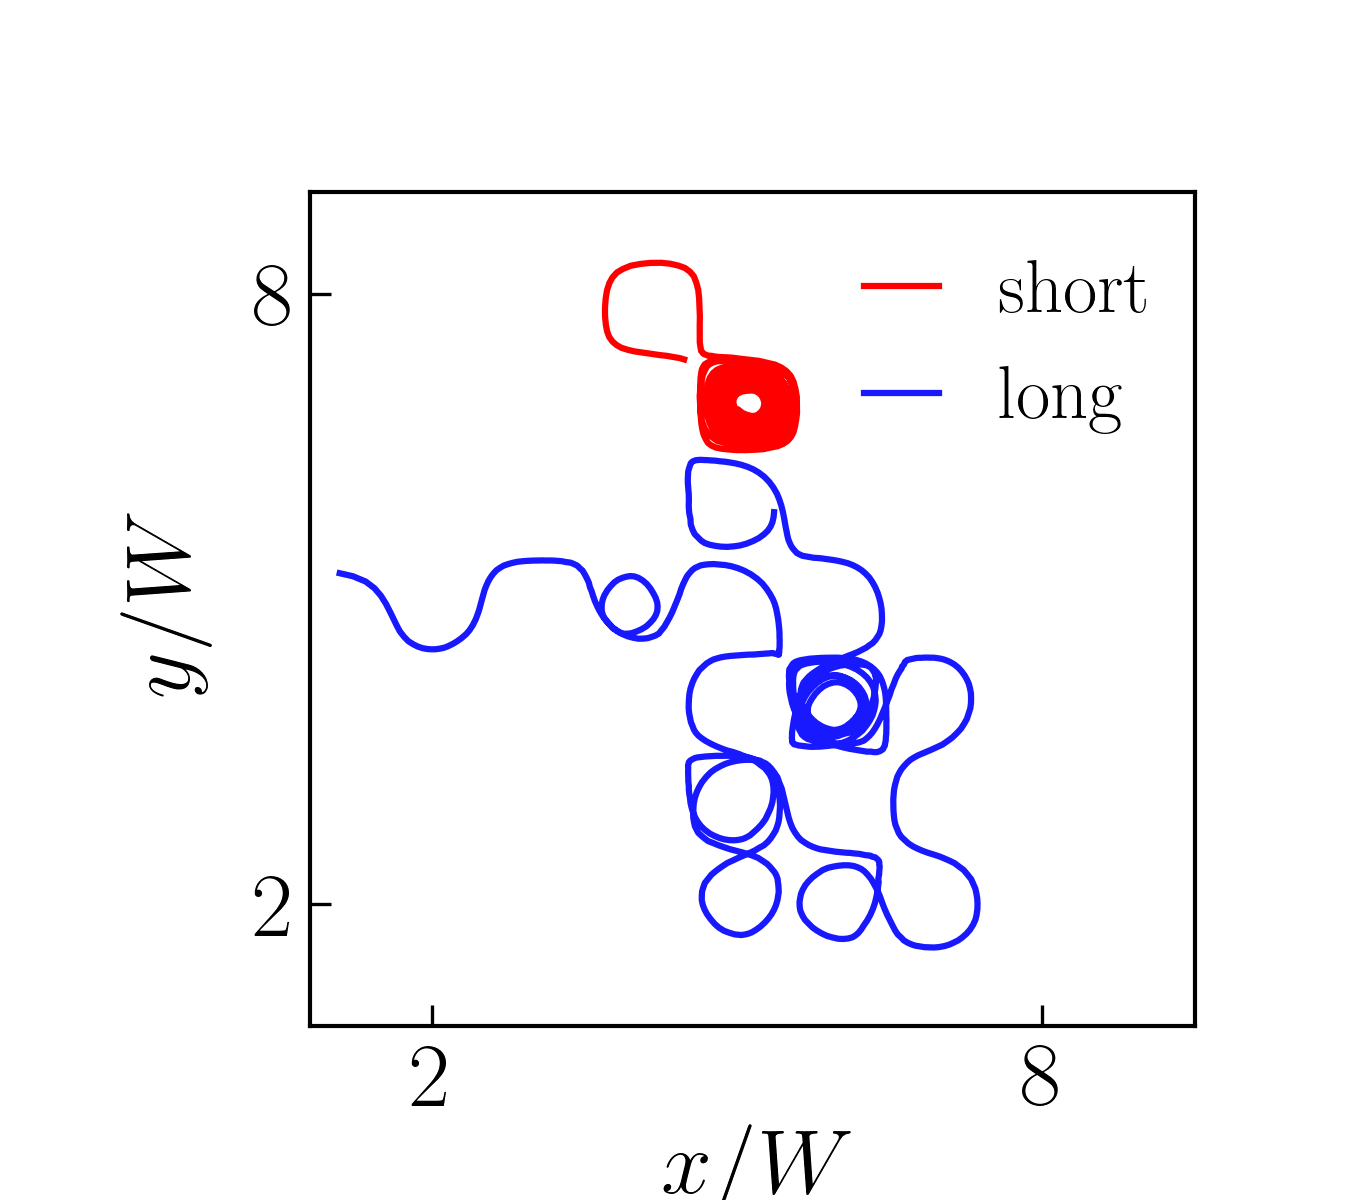

This figure's Python source:
# Plot script for figure 1d.

import matplotlib.pyplot as plt
import sys
from pathlib import Path

ROOT = Path(__file__).resolve().parents[1]
sys.path.insert(0, str(ROOT))
from paperfig import *


def fig1d_fiber_traj():
    """Fig 1d: CoM trajectories of short and long fibers"""
    setup_style(fontsize=22, font="Helvetica", usetex="auto", axes_lw=1.0, lines_lw=0.1, tick_size=5.0)

    fig, ax = plt.subplots(figsize=(4.5, 4), dpi=150)

    data_path = ROOT / "figure1" / "data_fig1d"
    short_xy = np.loadtxt(data_path / "traj_short_xy.txt", delimiter=",", skiprows=1)
    long_xy  = np.loadtxt(data_path / "traj_long_xy.txt",  delimiter=",", skiprows=1)

    ax.plot(short_xy[:, 0], short_xy[:, 1], ls="-", lw=1.5, color="red",  label=r"$\mathrm{short}$")
    ax.plot(long_xy[:, 0],  long_xy[:, 1],  ls="-", lw=1.5, color="blue", alpha=0.9, label=r"$\mathrm{long}$")

    ax.set_xlim([0.8, 9.5])
    ax.set_ylim([0.8, 9])
    ax.set_xticks([2, 8])
    ax.set_yticks([2, 8])
    ax.set_xlabel(r"$x/W$", labelpad=0)
    ax.set_ylabel(r"$y/W$", labelpad=10)
    ax.set_aspect("equal")
    ax.legend(ncol=1, bbox_to_anchor=(0.55, 1), fontsize=18, frameon=False, handlelength=1, labelspacing=0.5)
    fig.subplots_adjust(left=0.2, bottom=0.145, top=0.84, right=0.915)

    if save_bool:
        save_path = ROOT / "figure1" / "fig1d.png"
        plt.savefig(save_path, dpi=300)
    else:
        plt.show()


if __name__ == "__main__":
    save_bool = True
    fig1d_fiber_traj()